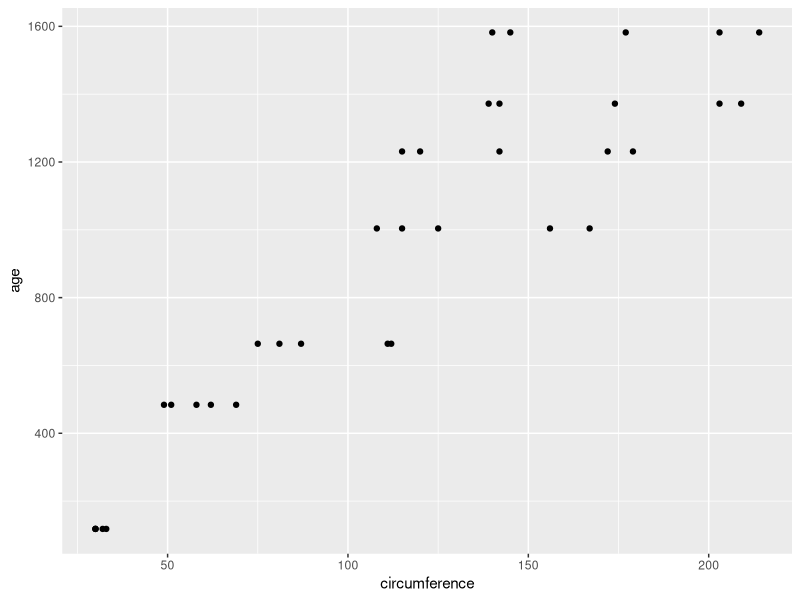
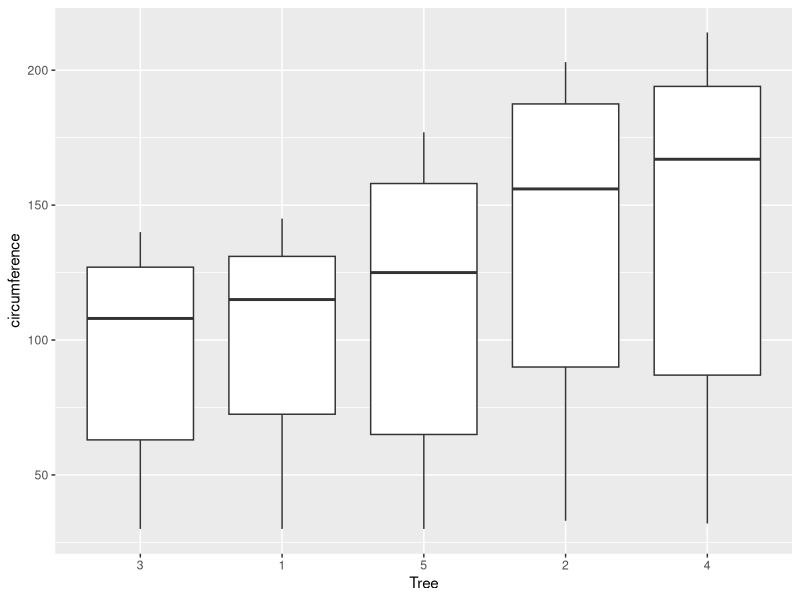
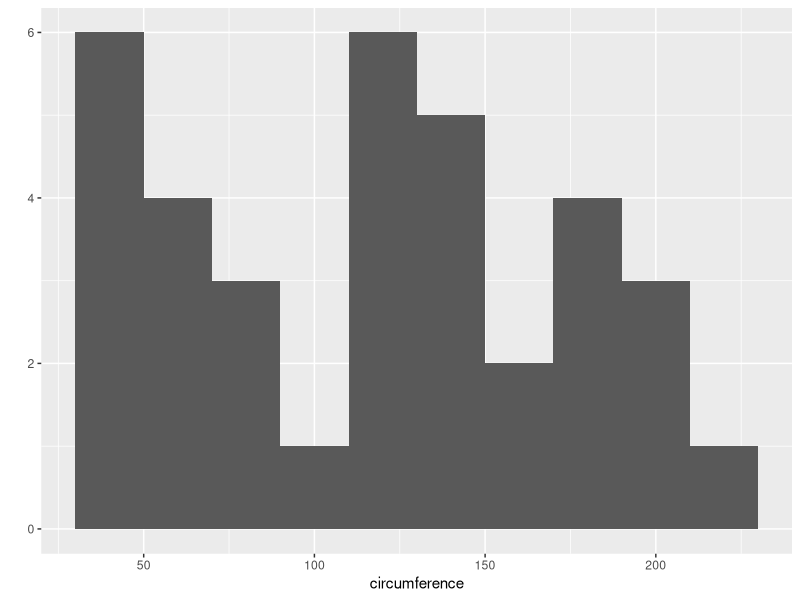
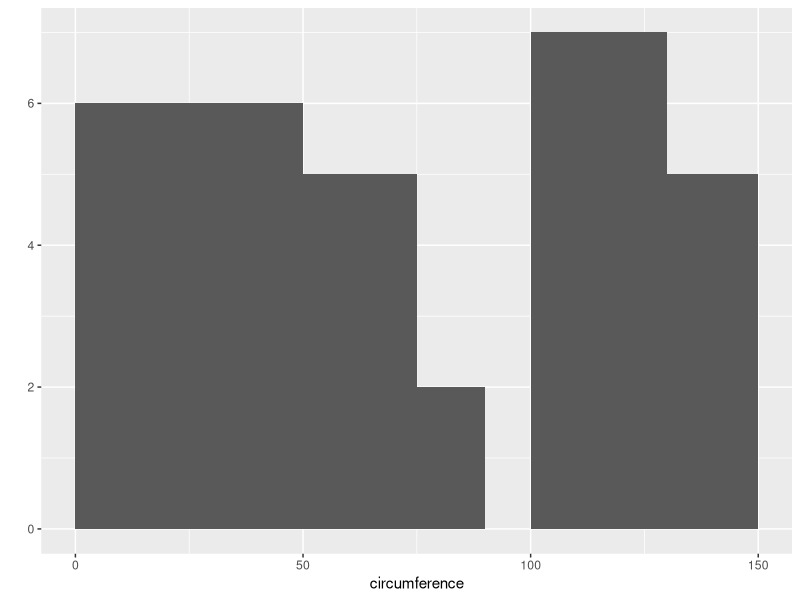
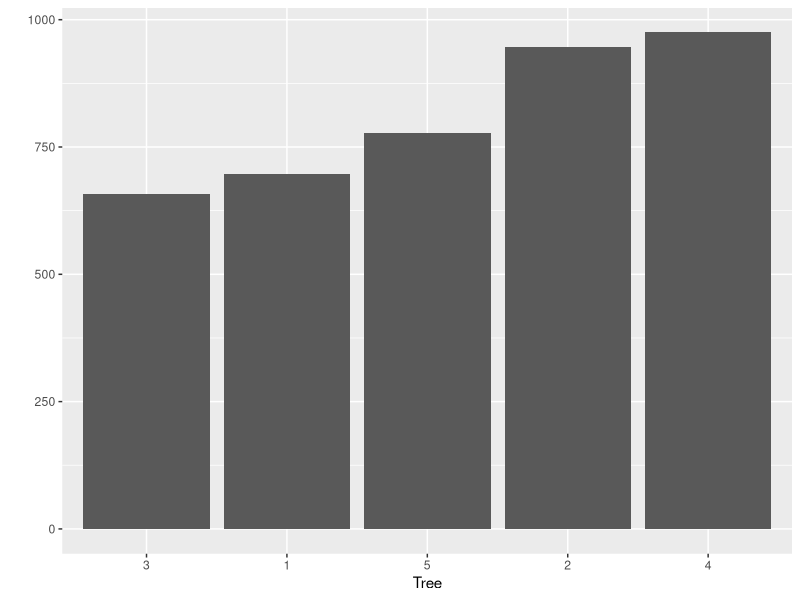
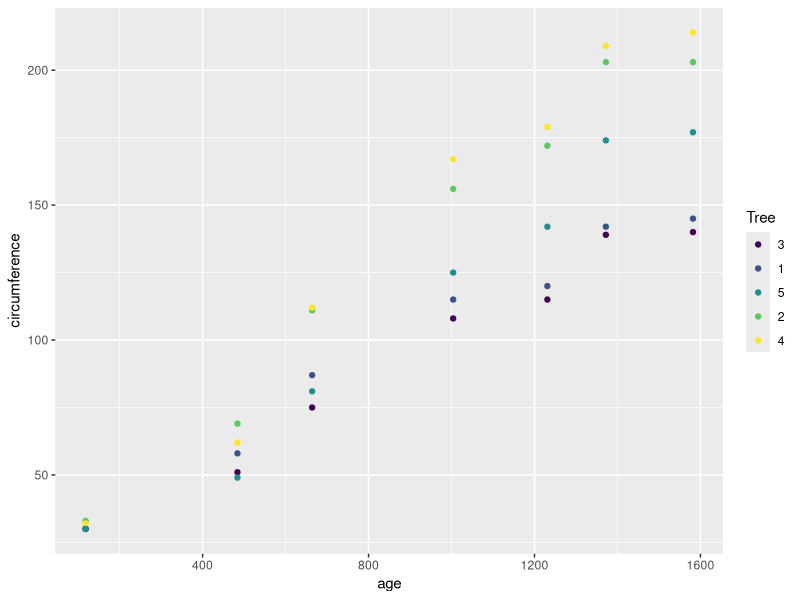
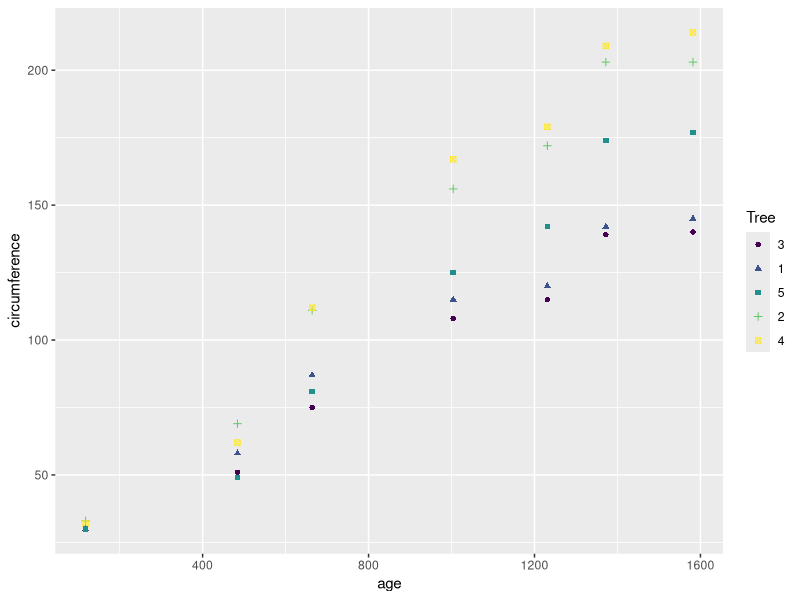
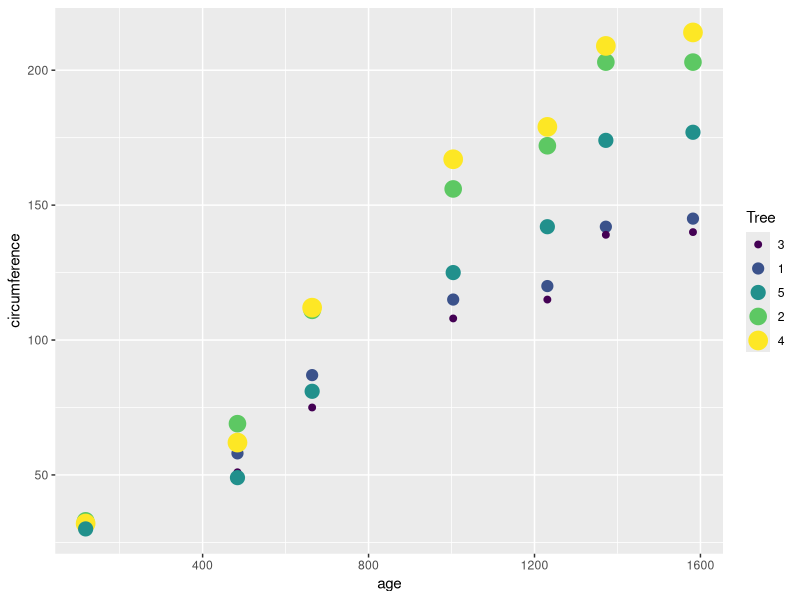

Write R code to recreate these figures, in order. (Note: this script raises an error after producing the figures.)
# Introduction to ggplot2

library("ggplot2")

?Orange
# x-y plot
qplot(circumference, age, data = Orange)

#boxplot
qplot(Tree, circumference, data = Orange, geom = "boxplot")
# Note that ggplot automatically orders the boxes based on increasing median

#histogram
qplot(circumference, data = Orange, geom = "histogram", binwidth = 20)
qplot(circumference, data = Orange, geom = "histogram", breaks = c(0, 50, 75,90, 100,130, 150))

#bar chart
qplot(Tree, data = Orange, geom = "bar", weight = circumference)
 
#Using color and shape options

#Use different colors
qplot(age, circumference, data = Orange, color = Tree)

#Use different colors and shapes
qplot(age, circumference, data = Orange, color = Tree, shape = Tree)

# Use different sizes
qplot(age, circumference, data = Orange, color = Tree, size = Tree)

#Increase point size
qplot(age, circumference, data = Orange, color = Tree, shape = Tree, size = I(3))

# Plot lines
qplot(age, circumference, data = Orange, color = Tree, shape = Tree, geom = "line")

# Plot points and lines
qplot(age, circumference, data = Orange, color = Tree, shape = Tree, geom = c("point", "line"))

qplot(age, circumference, data = Orange, color = Tree, shape = Tree, geom = c("point", "line"), linetype = variable)


# Facetting
qplot(age, circumference, data = Orange, facets = Tree~., color = Tree, geom = "line")

qplot(Sepal.Length, Sepal.Width, data = iris, facets = Species~., color = Species)

qplot(Sepal.Length, Sepal.Width, data = iris, facets = .~Species, color = Species)

qplot(wt, mpg, data = mtcars, facets = cyl~am, shape = factor(am), color = as.factor(cyl))

# Change legend labels
qplot(wt, mpg, data = mtcars, facets = cyl~am, shape = factor(am), color = as.factor(cyl)) + labs(shape = "Transmission", color = "Cylinders")


# To remove legend
qplot(Sepal.Length, Sepal.Width, data = iris, facets = Species~., color = Species) + theme(legend.position = "none")

# Cool things you can't do with usual plot functions
qplot(Sepal.Length, data = iris, geom = "histogram", fill = Species)

# Semi-transparent points

# Demo using diamonds data set
# Built into ggplot2
# WARNING: Don't just type ``diamonds''

dim(diamonds)
names(diamonds)
head(diamonds)

sm.diamonds = diamonds[sample(1:dim(diamonds)[1], 2000),]

# Examples from Wickham book
qplot(carat, price, data = sm.diamonds)

# Functions of variables
qplot(carat, log(price), data = sm.diamonds)
qplot(carat + 1, price, data = sm.diamonds)

# Transparency of points
qplot(carat, price, data = diamonds)
qplot(carat, price, data = diamonds, alpha = I(1/10))

# Jitter
qplot(color, price, data = diamonds, geom = "jitter")
qplot(color, price, data = diamonds, geom = "boxplot")




# Building a plot, layer by layer
# Assign a plot to a variable name

p = ggplot(sm.diamonds, aes(x = carat, y = price))
summary(p)
p + layer(geom = "point")
p + geom_point()
p + geom_point(aes(color = cut))


# mtcars example
p = ggplot(mtcars, aes(factor(cyl), mpg))
p + geom_boxplot()
# Flip coordinates
p + geom_boxplot() + coord_flip()

# Boxplot of multiple factors
p + geom_boxplot(aes(fill = factor(am)))
p + geom_boxplot(aes(fill = factor(am))) + coord_flip()
p + geom_boxplot(aes(fill = factor(am))) + coord_flip() + theme_bw()


